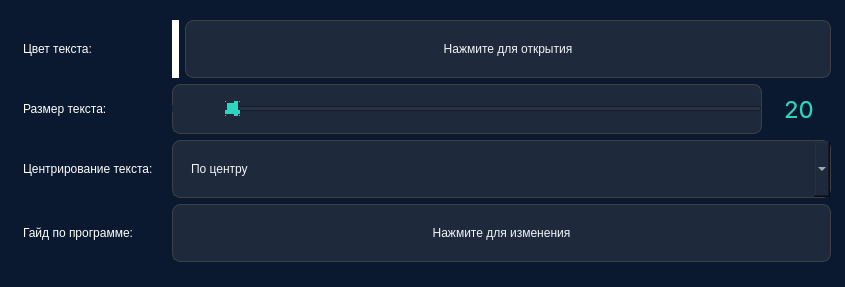
<?xml version="1.0" encoding="UTF-8"?>
<ui version="4.0">
 <class>Parameters</class>
 <widget class="QDialog" name="Parameters">
  <property name="geometry">
   <rect>
    <x>0</x>
    <y>0</y>
    <width>845</width>
    <height>287</height>
   </rect>
  </property>
  <property name="windowTitle">
   <string>Dialog</string>
  </property>
  <property name="styleSheet">
   <string notr="true">QDialog {
	background-color: #0a192f
}
QPushButton {
	background-color: #1e293b;
    border: 1px solid #3d4044;
    border-radius: 8px;
    padding: 10px 18px;
    color: #f1f5f9;
    font: 500 11pt 'Inter', 'Segoe UI', 'Yu Gothic UI';
    min-height: 36px;
}
QComboBox {
	background-color: #1e293b;
    border: 1px solid #3d4044;
    border-radius: 8px;
    padding: 10px 18px;
    color: #f1f5f9;
    font: 500 11pt 'Inter', 'Segoe UI', 'Yu Gothic UI';
    min-height: 36px;
}
QSlider {
	background-color: #1e293b;
    border: 1px solid #3d4044;
    border-radius: 8px;
    min-height: 36px;
}
QSlider::sub-page {
	background-color: rgba(45, 212, 191, 190);
	border: 4px solid #1e293b;
	border-radius: 8px;
}
QSlider::handle {
	border: 2px dashed #1e293b;
	background-color: rgb(45, 212, 191);
}
QSlider::handle:hover {
	border: 3px dashed #1e293b;
	background-color: #2d3a4f;
}
QSlider::groove {
	min-height: 8px;
}
      </string>
  </property>
  <widget class="QWidget" name="formLayoutWidget">
   <property name="geometry">
    <rect>
     <x>10</x>
     <y>20</y>
     <width>821</width>
     <height>261</height>
    </rect>
   </property>
   <layout class="QFormLayout" name="formLayout">
    <property name="fieldGrowthPolicy">
     <enum>QFormLayout::FieldGrowthPolicy::AllNonFixedFieldsGrow</enum>
    </property>
    <property name="rowWrapPolicy">
     <enum>QFormLayout::RowWrapPolicy::DontWrapRows</enum>
    </property>
    <item row="0" column="0">
     <widget class="QLabel" name="label">
      <property name="styleSheet">
       <string notr="true">QLabel {
	font: 24pt &quot;Inter&quot;; 
	padding: 10px;
	color: rgb(255, 255, 255)	
}</string>
      </property>
      <property name="text">
       <string>Цвет текста:</string>
      </property>
      <property name="scaledContents">
       <bool>true</bool>
      </property>
     </widget>
    </item>
    <item row="0" column="1">
     <layout class="QHBoxLayout" name="horizontalLayout">
      <item>
       <widget class="QLabel" name="colorShower">
        <property name="sizePolicy">
         <sizepolicy hsizetype="Maximum" vsizetype="Minimum">
          <horstretch>0</horstretch>
          <verstretch>0</verstretch>
         </sizepolicy>
        </property>
        <property name="baseSize">
         <size>
          <width>0</width>
          <height>0</height>
         </size>
        </property>
        <property name="styleSheet">
         <string notr="true">background-color: rgb(255, 255, 255)</string>
        </property>
        <property name="text">
         <string/>
        </property>
       </widget>
      </item>
      <item>
       <widget class="QPushButton" name="changeColor_2">
        <property name="text">
         <string>Нажмите для открытия</string>
        </property>
       </widget>
      </item>
     </layout>
    </item>
    <item row="1" column="0">
     <widget class="QLabel" name="label_3">
      <property name="styleSheet">
       <string notr="true">QLabel {
	font: 24pt &quot;Inter&quot;; 
	padding: 10px;
	color: rgb(255, 255, 255)	
}</string>
      </property>
      <property name="text">
       <string>Размер текста:</string>
      </property>
     </widget>
    </item>
    <item row="1" column="1">
     <layout class="QHBoxLayout" name="horizontalLayout_2">
      <item>
       <widget class="QSlider" name="textSize">
        <property name="sizePolicy">
         <sizepolicy hsizetype="Minimum" vsizetype="Minimum">
          <horstretch>0</horstretch>
          <verstretch>0</verstretch>
         </sizepolicy>
        </property>
        <property name="minimum">
         <number>12</number>
        </property>
        <property name="sliderPosition">
         <number>20</number>
        </property>
        <property name="orientation">
         <enum>Qt::Orientation::Horizontal</enum>
        </property>
       </widget>
      </item>
      <item>
       <widget class="QLabel" name="label_4">
        <property name="sizePolicy">
         <sizepolicy hsizetype="Maximum" vsizetype="Maximum">
          <horstretch>0</horstretch>
          <verstretch>0</verstretch>
         </sizepolicy>
        </property>
        <property name="font">
         <font>
          <family>Inter</family>
          <pointsize>18</pointsize>
          <italic>false</italic>
          <bold>false</bold>
         </font>
        </property>
        <property name="styleSheet">
         <string notr="true">QLabel {
	font: 18pt &quot;Inter&quot;; 
	padding: 10px;
	color: #2dd4bf;
}</string>
        </property>
        <property name="text">
         <string>20</string>
        </property>
        <property name="scaledContents">
         <bool>false</bool>
        </property>
       </widget>
      </item>
     </layout>
    </item>
    <item row="2" column="0">
     <widget class="QLabel" name="label_2">
      <property name="styleSheet">
       <string notr="true">QLabel {
	font: 24pt &quot;Inter&quot;; 
	padding: 10px;
	color: rgb(255, 255, 255)	
}</string>
      </property>
      <property name="text">
       <string>Центрирование текста:</string>
      </property>
     </widget>
    </item>
    <item row="2" column="1">
     <widget class="QComboBox" name="textCenteringOptions">
      <property name="sizePolicy">
       <sizepolicy hsizetype="Minimum" vsizetype="Minimum">
        <horstretch>0</horstretch>
        <verstretch>0</verstretch>
       </sizepolicy>
      </property>
      <property name="minimumSize">
       <size>
        <width>1</width>
        <height>58</height>
       </size>
      </property>
      <property name="sizeAdjustPolicy">
       <enum>QComboBox::SizeAdjustPolicy::AdjustToContents</enum>
      </property>
      <item>
       <property name="text">
        <string>По центру</string>
       </property>
      </item>
      <item>
       <property name="text">
        <string>Справа</string>
       </property>
      </item>
      <item>
       <property name="text">
        <string>Слева</string>
       </property>
      </item>
     </widget>
    </item>
    <item row="3" column="0">
     <widget class="QLabel" name="label_5">
      <property name="styleSheet">
       <string notr="true">QLabel {
	font: 24pt &quot;Inter&quot;; 
	padding: 10px;
	color: rgb(255, 255, 255)	
}</string>
      </property>
      <property name="text">
       <string>Гайд по программе:</string>
      </property>
     </widget>
    </item>
    <item row="3" column="1">
     <widget class="QPushButton" name="changeColor">
      <property name="styleSheet">
       <string notr="true"/>
      </property>
      <property name="text">
       <string>Нажмите для изменения</string>
      </property>
     </widget>
    </item>
   </layout>
  </widget>
 </widget>
 <resources/>
 <connections/>
</ui>
